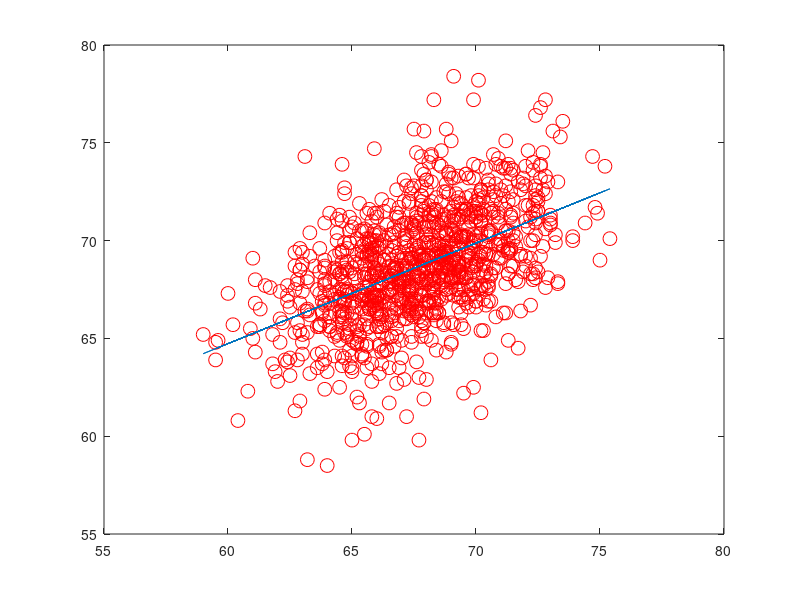

Here is the MATLAB script that generated this plot: (Note: this script raises an error after producing the figure.)
%Importing the data set available
data = load('Pearson.txt');

%Declaring Father's and Son's height in variables
X = data(:,1) ; y = data(:,2);
m=length(y);

%Adding bias to Father's Height
X = [ones(m,1) , data(:,1)];

%generating theta
theta = pinv(X'*X)*X'*y;

%Plotting the data set with the generated hypothesis

plot(data(:,1) , y , 'ro' , 'MarkerSize' , 10);
hold on
plot(data(:,1) , X*theta , '-');


% Predicting Son's height on grounds of  user-input (Example)
predict (55.44,theta)
% Output should be 62.389


